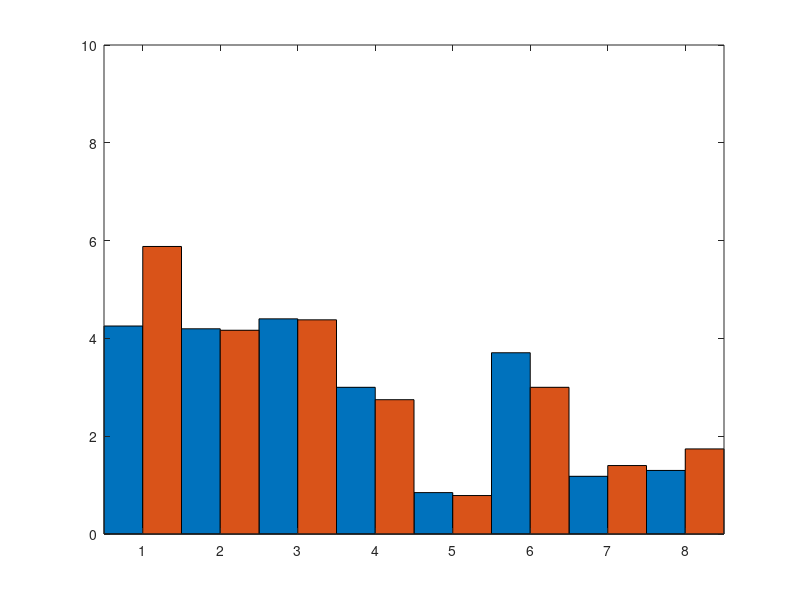

MATLAB code for this plot:
avs0=[3.8,2.95,6,0,12.7,10.6,2.7,4.5];
HEVC0=[13.2,2.5,5.7,11.2,11.8,0,6,11.1];
avs1=[4 4 4 3 0 3 1 1];
HEVC1=[5 4 4 2 0 3 1 1];
avs2=avs1+avs0./15;
hevc=HEVC1+HEVC0./15;
rslt=[avs2' hevc'];
bar(rslt,1);
axis([0.5 8.5 0 10]);